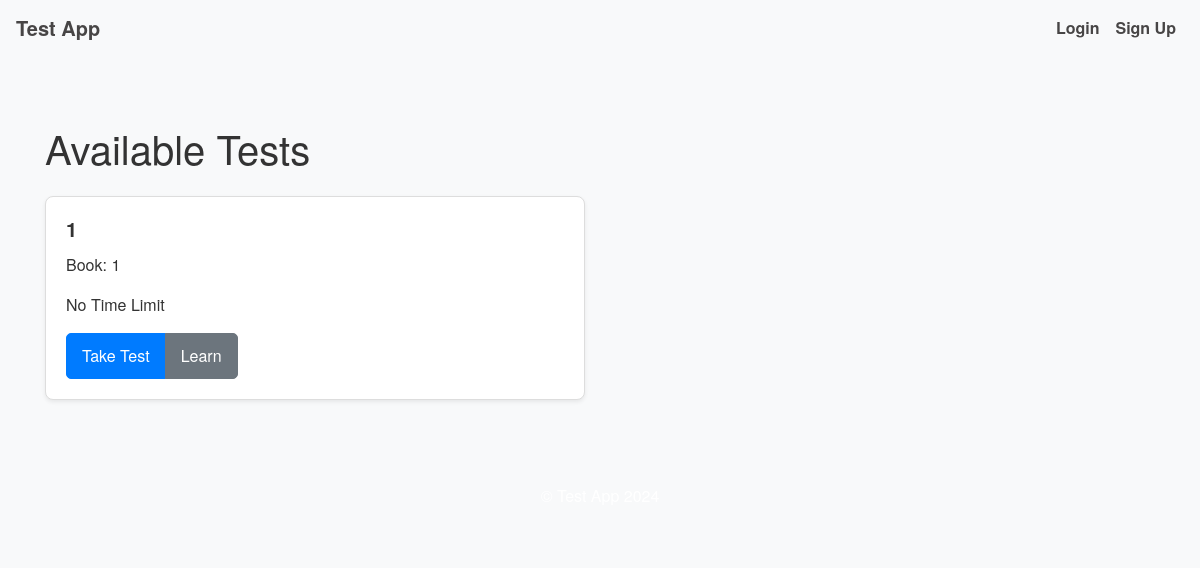
Page /book/14 on the earlier database version.
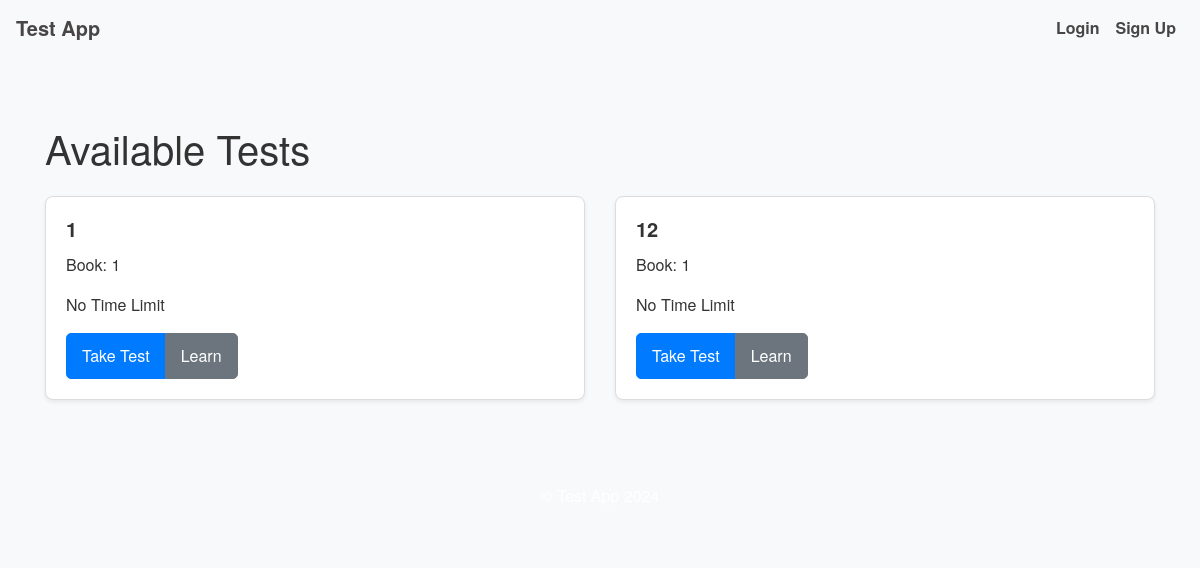
Same page on the later database version.
### app/models.py (models this page shows)
class Test(db.Model):
    __tablename__ = 'test'  # Explicitly specify table name
    id = db.Column(db.Integer, primary_key=True)
    name = db.Column(db.String(150), nullable=False)
    content = db.Column(db.Text, nullable=False)
    book_id = db.Column(db.Integer, db.ForeignKey('book.id'), nullable=False)
    time_limit = db.Column(db.Integer, nullable=True)  # Time limit in minutes
    shuffle_sentences = db.Column(db.Boolean, default=False)
    shuffle_paragraphs = db.Column(db.Boolean, default=False)
    test_results = db.relationship('TestResult', backref='test', lazy=True, cascade='all, delete-orphan')
    created_by = db.Column(db.Integer, db.ForeignKey('user.id'), nullable=False)
    test_results = db.relationship(
        'TestResult',
        backref='test',
        lazy=True,
        cascade='all, delete-orphan'
    )
    learn_test_results = db.relationship(
        'LearnTestResult',
        backref='test',
        lazy=True,
        cascade='all, delete-orphan'
    )

class Book(db.Model):
    __tablename__ = 'book'  # Explicitly specify table name
    id = db.Column(db.Integer, primary_key=True)
    title = db.Column(db.String(150), nullable=False)
    tests = db.relationship(
        'Test',
        backref='book',
        lazy=True,
        cascade='all, delete-orphan'
    )

### app/routes/main.py (the view)
@main_bp.route('/book/<int:book_id>')
def book_tests(book_id):
    book = Book.query.get_or_404(book_id)
    tests = Test.query.filter_by(book_id=book.id).all()
    return render_template('main/book_tests.html', book=book, tests=tests)

### app/templates/main/book_tests.html (shortened to what this page needs)
{% extends "layouts/base.html" %}
{% block content %}
  <h1 class="my-4">Available Tests</h1>
  <div class="row">
    {% for test in tests %}
      <div class="col-12 col-md-6 mb-4">
        <div class="card h-100 shadow-sm">
          <div class="card-body">
            <h5 class="card-title">{{ test.name }}</h5>
            <p>Book: {{ test.book.title }}</p>
            {% if test.time_limit %}
              <p>Time Limit: {{ test.time_limit }} minutes</p>
            {% else %}
              <p>No Time Limit</p>
            {% endif %}
            <div class="btn-group" role="group">
              <a href="{{ url_for('tests.take_test', test_id=test.id) }}" class="btn btn-primary btn-sm">Take Test</a>
              <a href="{{ url_for('tests.learn_test', test_id=test.id) }}" class="btn btn-secondary">Learn</a>
        </div>
      </div>
    </div>
  </div>
{% else %}
  <p>No tests available.</p>
{% endfor %}
</div>
{% endblock %}

### app/templates/layouts/base.html (shortened to what this page needs)
<!DOCTYPE html>
<html lang="en">
<head>
  <link rel="stylesheet" href="https://stackpath.bootstrapcdn.com/bootstrap/4.5.2/css/bootstrap.min.css">
  <link rel="stylesheet" href="{{ url_for('static', filename='styles.css') }}">
</head>
<body>
  <nav class="navbar navbar-expand-lg navbar-light bg-light">
    <a class="navbar-brand" href="{{ url_for('main.index') }}">Test App</a>
    <div class="collapse navbar-collapse" id="navbarNav">
      <ul class="navbar-nav ml-auto">
        {% if current_user.is_authenticated %}
          <li class="nav-item">
            <span class="navbar-text">Hello, {{ current_user.username }}!</span>
          </li>
          <li class="nav-item">
            <a class="nav-link" href="{{ url_for('auth.logout') }}">Logout</a>
          </li>
        {% else %}
          <li class="nav-item">
            <a class="nav-link" href="{{ url_for('auth.login') }}">Login</a>
          </li>
          <li class="nav-item">
            <a class="nav-link" href="{{ url_for('auth.signup') }}">Sign Up</a>
          </li>
        {% endif %}
      </ul>
    </div>
  </nav>
  <div class="container mt-4">
    {% block content %}{% endblock %}
  </div>
  <footer class="bg-light text-center py-3 mt-4">
    <p>© Test App 2024</p>
  </footer>
</body>
</html>

### app/static/styles.css (style rules this page uses)
body { font-family: 'Helvetica Neue', Arial, sans-serif; background-color: #f8f9fa; color: #333; }
.navbar { background-color: #007bff; }
.navbar-brand, .nav-link { color: rgb(71, 69, 69) !important; font-weight: bold; }
.container { padding-top: 20px; padding-bottom: 20px; }
.card { border: 1px solid #ddd; border-radius: 8px; transition: transform 0.2s ease-in-out; }
.card-title { font-size: 1.25rem; font-weight: bold; }
.btn { font-size: 1rem; padding: 10px 15px; border-radius: 5px; }
.btn-primary { background-color: #007bff; border-color: #007bff; }
footer { background-color: #007bff; color: white; padding: 20px 0; text-align: center; }
@media (min-width: 769px) { .card { transition: transform 0.2s ease-in-out; } }

Differences in the rows shown:
added Test: name "12", book "1", shows "No Time Limit"
